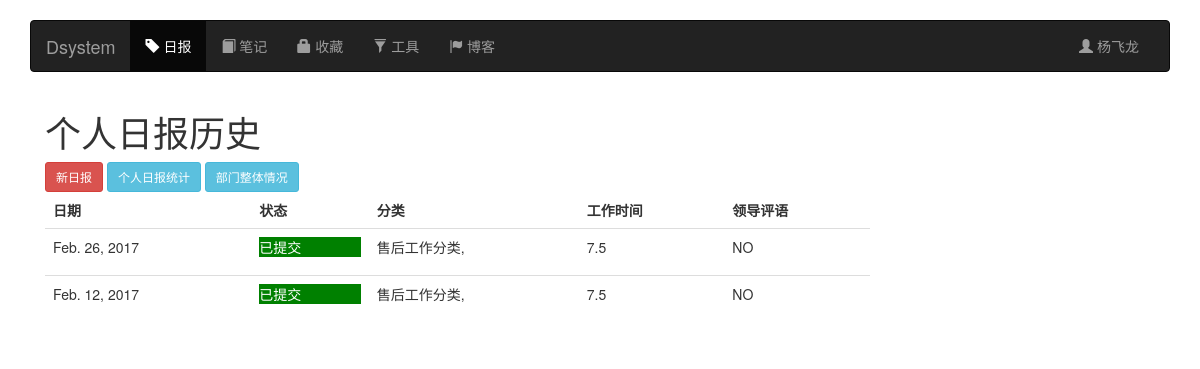
The app's page /daily/history/ (signed in), older data.
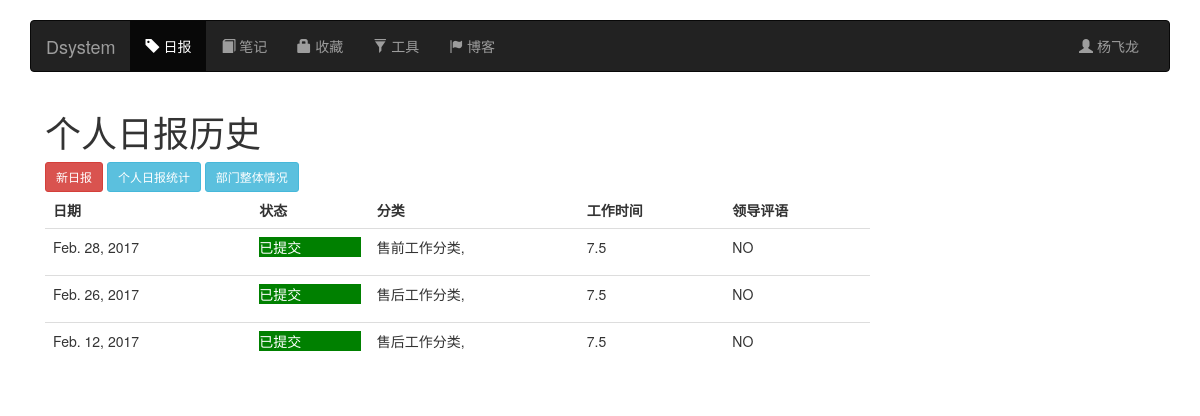
The same page, newer data.
### daily/models.py (models this page shows, shortened)
class Daily(models.Model):
    upload_date = models.DateField(u'日期')
    user = models.ForeignKey(UserProfile, verbose_name=u'所属用户')
    content = models.TextField(u'日报内容')
    categories = models.ManyToManyField(Categories,
                                        verbose_name=u'日报分类',
                                        related_name='my_categories',
                                        )
    status_chioces = (
        (0,u'可修改'),
        (1,u'已提交'),
        (2,u'已锁定'),
    )
    status = models.IntegerField(u'日报状态',
                                 choices=status_chioces,
                                 default=0,
                                 )
    hours = models.FloatField(u'工作时间', default=7.5)
    comment = models.TextField(u'评语', null=True, blank=True)
    class Meta:
        unique_together = (("upload_date", "user"),)
        ordering = ['-upload_date', 'user']

class Categories(models.Model):
    name = models.CharField(u'分类名', max_length=16)
    difficulty_choices = (
        (3, '高'),
        (2, '中'),
        (1, '低'),
    )
    difficulty = models.IntegerField(u'难度', choices=difficulty_choices, default=2)
    important_degree = models.IntegerField(u'重要程度', choices=difficulty_choices, default=2)
    memo = models.CharField(u'备注', max_length= 128)

### daily/views.py (the view)
def history(request):
    daily_history = models.Daily.objects.filter(user=request.user.userprofile)
    return render(request, 'daily/history.html',{"history":daily_history})

### templates/daily/history.html (shortened to what this page needs)
{% extends 'base.html' %}
{% block daily_active %}active{% endblock %}
{% block page-container %}
<div class="col-lg-9">
    <h1>个人日报历史</h1>
    <a class="btn btn-danger btn-sm" href="{% url 'daily:add_daily' %}">新日报</a>
    <a class="btn btn-info btn-sm" href="#">个人日报统计</a>
    <a class="btn btn-info btn-sm" href="#">部门整体情况</a>
    <table class="table table-responsive">
      <thead>
      <tr class="">
          <td><strong>日期</strong></td>
          <td><strong>状态</strong></td>
          <td><strong>分类</strong></td>
          <td><strong>工作时间</strong></td>
          <td><strong>领导评语</strong></td>
      </tr>
      </thead>
      <tbody>
            {% for obj in history %}
                <tr>
                <td>{{ obj.upload_date  }}</td>
                <td><p class="daily_status{{ obj.status }}">{{ obj.get_status_display }}</p></td>
                <td>{% for c in  obj.categories.all %}{{ c.name }},{% endfor %}</td>
                <td>{{ obj.hours }}</td>
                <td>{% if obj.comment   %} YES
                    {% else %}NO
                    {% endif %}
                </td>
                </tr>
            {% endfor %}
      </tbody>
    </table>
</div>
<div class="col-lg-3">
</div>
{% endblock %}

Row changes from the older to the newer data that the page shows:
added Daily: upload_date "Feb. 28, 2017", status "已提交", hours "7.5", comment "NO"
now on this page (row unchanged): Categories: name "售前工作分类", shown under "Feb. 28, 2017"
